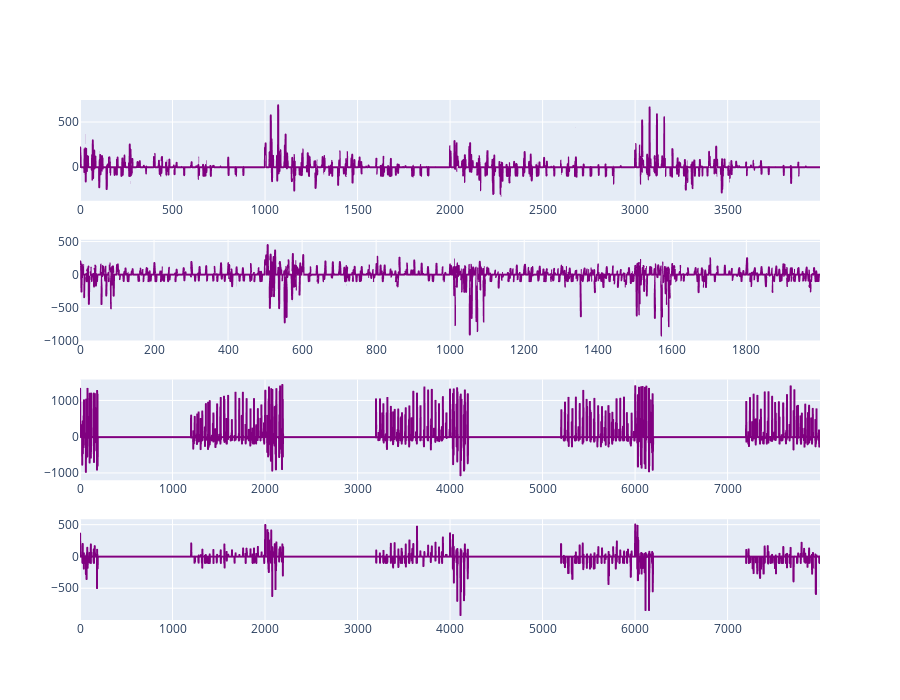

Notebook cell for this chart:
### Markdown cell above
### Q-Table of Four Models

### Code cell
from constants import *
import numpy as np
import plotly.express as px
from plotly.subplots import make_subplots

models = [np.load("G:\daryl/AI/CA6/result/model"+str(i)+"/s1_qtble_v"+str(i)+".npy") for i in [2, 5, 7, 17]]
models = [model.reshape(-1) for model in models]
fig = make_subplots(rows=len(models), cols=1)
for i in range(len(models)):
    fig.add_trace(px.line(x=[i for i in range(len(models[i]))], 
                y=models[i]).update_traces(line_color="purple").data[0], row=i+1, col=1)
fig.update_layout(height=700)
fig.show()

### Figure 1 — Plotly figure (JSON) as saved in the notebook; plotly's stock layout.template omitted (floating-point values rounded to 4 significant figures; data arrays with more than 128 entries replaced by an {"elided": "..."} marker saying what was removed)
{"data": [{"hovertemplate": "x=%{x}<br>y=%{y}<extra></extra>", "legendgroup": "", "line": {"color": "purple", "dash": "solid"}, "marker": {"symbol": "circle"}, "mode": "lines", "name": "", "showlegend": false, "type": "scattergl", "x": {"elided": "4000 int values"}, "xaxis": "x", "y": {"elided": "4000 float values"}, "yaxis": "y"}, {"hovertemplate": "x=%{x}<br>y=%{y}<extra></extra>", "legendgroup": "", "line": {"color": "purple", "dash": "solid"}, "marker": {"symbol": "circle"}, "mode": "lines", "name": "", "showlegend": false, "type": "scattergl", "x": {"elided": "2000 int values"}, "xaxis": "x2", "y": {"elided": "2000 float values"}, "yaxis": "y2"}, {"hovertemplate": "x=%{x}<br>y=%{y}<extra></extra>", "legendgroup": "", "line": {"color": "purple", "dash": "solid"}, "marker": {"symbol": "circle"}, "mode": "lines", "name": "", "showlegend": false, "type": "scattergl", "x": {"elided": "8000 int values"}, "xaxis": "x3", "y": {"elided": "8000 float values"}, "yaxis": "y3"}, {"hovertemplate": "x=%{x}<br>y=%{y}<extra></extra>", "legendgroup": "", "line": {"color": "purple", "dash": "solid"}, "marker": {"symbol": "circle"}, "mode": "lines", "name": "", "showlegend": false, "type": "scattergl", "x": {"elided": "8000 int values"}, "xaxis": "x4", "y": {"elided": "8000 float values"}, "yaxis": "y4"}], "layout": {"height": 700, "xaxis": {"anchor": "y", "domain": [0, 1]}, "xaxis2": {"anchor": "y2", "domain": [0, 1]}, "xaxis3": {"anchor": "y3", "domain": [0, 1]}, "xaxis4": {"anchor": "y4", "domain": [0, 1]}, "yaxis": {"anchor": "x", "domain": [0.8063, 1]}, "yaxis2": {"anchor": "x2", "domain": [0.5375, 0.7312]}, "yaxis3": {"anchor": "x3", "domain": [0.2687, 0.4625]}, "yaxis4": {"anchor": "x4", "domain": [0, 0.1938]}}}
